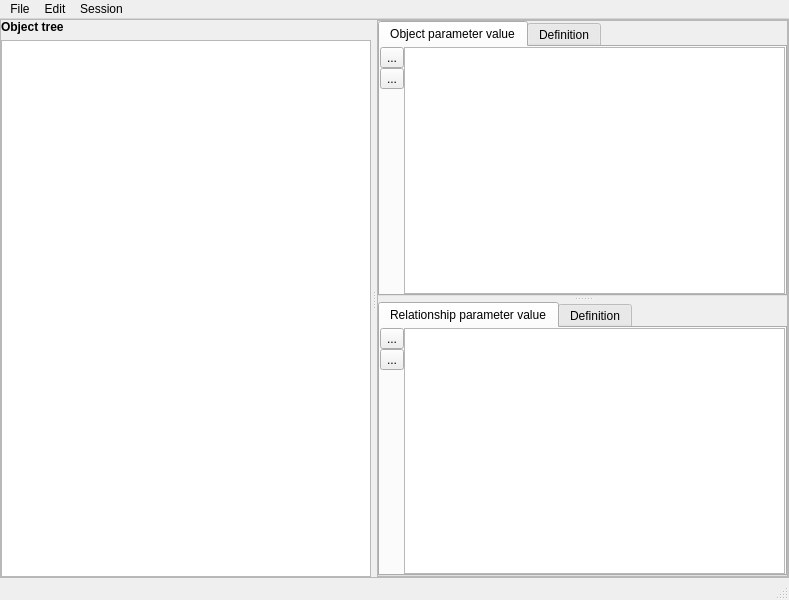
<?xml version="1.0" encoding="UTF-8"?>
<!--
#############################################################################
# Copyright (C) 2017 - 2018 VTT Technical Research Centre of Finland
#
# This file is part of Spine Toolbox.
#
# Spine Toolbox is free software: you can redistribute it and/or modify
# it under the terms of the GNU Lesser General Public License as published by
# the Free Software Foundation, either version 3 of the License, or
# (at your option) any later version.
#
# This program is distributed in the hope that it will be useful,
# but WITHOUT ANY WARRANTY; without even the implied warranty of
# MERCHANTABILITY or FITNESS FOR A PARTICULAR PURPOSE.  See the
# GNU Lesser General Public License for more details.
#
# You should have received a copy of the GNU Lesser General Public License
# along with this program.  If not, see <http://www.gnu.org/licenses/>.
#############################################################################
-->
<ui version="4.0">
 <class>MainWindow</class>
 <widget class="QMainWindow" name="MainWindow">
  <property name="geometry">
   <rect>
    <x>0</x>
    <y>0</y>
    <width>789</width>
    <height>600</height>
   </rect>
  </property>
  <property name="windowTitle">
   <string>MainWindow</string>
  </property>
  <widget class="QWidget" name="centralwidget">
   <layout class="QVBoxLayout" name="verticalLayout_10">
    <property name="spacing">
     <number>0</number>
    </property>
    <property name="leftMargin">
     <number>0</number>
    </property>
    <property name="topMargin">
     <number>0</number>
    </property>
    <property name="rightMargin">
     <number>0</number>
    </property>
    <property name="bottomMargin">
     <number>0</number>
    </property>
    <item>
     <widget class="QSplitter" name="splitter_tree_parameter">
      <property name="frameShape">
       <enum>QFrame::StyledPanel</enum>
      </property>
      <property name="orientation">
       <enum>Qt::Horizontal</enum>
      </property>
      <property name="handleWidth">
       <number>6</number>
      </property>
      <widget class="QWidget" name="layoutWidget">
       <layout class="QVBoxLayout" name="verticalLayout_3">
        <property name="spacing">
         <number>6</number>
        </property>
        <item>
         <widget class="QLabel" name="label_object_tree">
          <property name="font">
           <font>
            <weight>75</weight>
            <bold>true</bold>
           </font>
          </property>
          <property name="text">
           <string>&lt;html&gt;&lt;head/&gt;&lt;body&gt;&lt;p&gt;Object tree&lt;/p&gt;&lt;/body&gt;&lt;/html&gt;</string>
          </property>
         </widget>
        </item>
        <item>
         <widget class="ObjectTreeView" name="treeView_object">
          <property name="sizePolicy">
           <sizepolicy hsizetype="Expanding" vsizetype="Expanding">
            <horstretch>1</horstretch>
            <verstretch>0</verstretch>
           </sizepolicy>
          </property>
          <property name="contextMenuPolicy">
           <enum>Qt::CustomContextMenu</enum>
          </property>
          <property name="editTriggers">
           <set>QAbstractItemView::EditKeyPressed</set>
          </property>
          <property name="selectionMode">
           <enum>QAbstractItemView::ExtendedSelection</enum>
          </property>
         </widget>
        </item>
       </layout>
      </widget>
      <widget class="QWidget" name="layoutWidget_2">
       <layout class="QHBoxLayout" name="horizontalLayout_6">
        <item>
         <widget class="QSplitter" name="splitter">
          <property name="sizePolicy">
           <sizepolicy hsizetype="Preferred" vsizetype="Expanding">
            <horstretch>2</horstretch>
            <verstretch>0</verstretch>
           </sizepolicy>
          </property>
          <property name="frameShape">
           <enum>QFrame::StyledPanel</enum>
          </property>
          <property name="orientation">
           <enum>Qt::Vertical</enum>
          </property>
          <property name="handleWidth">
           <number>6</number>
          </property>
          <widget class="QTabWidget" name="tabWidget_object">
           <property name="sizePolicy">
            <sizepolicy hsizetype="Expanding" vsizetype="Expanding">
             <horstretch>2</horstretch>
             <verstretch>0</verstretch>
            </sizepolicy>
           </property>
           <property name="font">
            <font>
             <weight>50</weight>
             <bold>false</bold>
            </font>
           </property>
           <property name="contextMenuPolicy">
            <enum>Qt::CustomContextMenu</enum>
           </property>
           <property name="layoutDirection">
            <enum>Qt::LeftToRight</enum>
           </property>
           <property name="tabPosition">
            <enum>QTabWidget::North</enum>
           </property>
           <property name="currentIndex">
            <number>0</number>
           </property>
           <property name="tabBarAutoHide">
            <bool>false</bool>
           </property>
           <widget class="QWidget" name="tab_object_parameter_value">
            <attribute name="icon">
             <iconset resource="resources/resources_icons.qrc">
              <normaloff>:/icons/object_parameter_icon.png</normaloff>:/icons/object_parameter_icon.png</iconset>
            </attribute>
            <attribute name="title">
             <string>Object parameter value</string>
            </attribute>
            <layout class="QVBoxLayout" name="verticalLayout_4">
             <property name="spacing">
              <number>0</number>
             </property>
             <property name="leftMargin">
              <number>0</number>
             </property>
             <property name="topMargin">
              <number>0</number>
             </property>
             <property name="rightMargin">
              <number>0</number>
             </property>
             <property name="bottomMargin">
              <number>0</number>
             </property>
             <item>
              <layout class="QHBoxLayout" name="horizontalLayout">
               <property name="spacing">
                <number>0</number>
               </property>
               <item>
                <layout class="QVBoxLayout" name="verticalLayout_2">
                 <property name="spacing">
                  <number>0</number>
                 </property>
                 <item>
                  <widget class="QToolButton" name="toolButton_add_object_parameter_values">
                   <property name="text">
                    <string>...</string>
                   </property>
                   <property name="iconSize">
                    <size>
                     <width>16</width>
                     <height>16</height>
                    </size>
                   </property>
                  </widget>
                 </item>
                 <item>
                  <widget class="QToolButton" name="toolButton_remove_object_parameter_values">
                   <property name="text">
                    <string>...</string>
                   </property>
                   <property name="iconSize">
                    <size>
                     <width>16</width>
                     <height>16</height>
                    </size>
                   </property>
                   <property name="shortcut">
                    <string>Ctrl+S</string>
                   </property>
                  </widget>
                 </item>
                 <item>
                  <spacer name="verticalSpacer_3">
                   <property name="orientation">
                    <enum>Qt::Vertical</enum>
                   </property>
                   <property name="sizeHint" stdset="0">
                    <size>
                     <width>20</width>
                     <height>40</height>
                    </size>
                   </property>
                  </spacer>
                 </item>
                </layout>
               </item>
               <item>
                <widget class="ParameterTableView" name="tableView_object_parameter_value">
                 <property name="sizePolicy">
                  <sizepolicy hsizetype="Expanding" vsizetype="Expanding">
                   <horstretch>2</horstretch>
                   <verstretch>0</verstretch>
                  </sizepolicy>
                 </property>
                 <property name="font">
                  <font>
                   <weight>50</weight>
                   <bold>false</bold>
                  </font>
                 </property>
                 <property name="contextMenuPolicy">
                  <enum>Qt::CustomContextMenu</enum>
                 </property>
                 <property name="tabKeyNavigation">
                  <bool>false</bool>
                 </property>
                 <property name="selectionBehavior">
                  <enum>QAbstractItemView::SelectItems</enum>
                 </property>
                 <property name="sortingEnabled">
                  <bool>false</bool>
                 </property>
                 <property name="wordWrap">
                  <bool>false</bool>
                 </property>
                 <attribute name="horizontalHeaderHighlightSections">
                  <bool>false</bool>
                 </attribute>
                 <attribute name="verticalHeaderVisible">
                  <bool>false</bool>
                 </attribute>
                 <attribute name="verticalHeaderHighlightSections">
                  <bool>false</bool>
                 </attribute>
                 <attribute name="verticalHeaderMinimumSectionSize">
                  <number>20</number>
                 </attribute>
                </widget>
               </item>
              </layout>
             </item>
            </layout>
           </widget>
           <widget class="QWidget" name="tab_object_parameter">
            <attribute name="title">
             <string>Definition</string>
            </attribute>
            <layout class="QVBoxLayout" name="verticalLayout_6">
             <property name="spacing">
              <number>0</number>
             </property>
             <property name="leftMargin">
              <number>0</number>
             </property>
             <property name="topMargin">
              <number>0</number>
             </property>
             <property name="rightMargin">
              <number>0</number>
             </property>
             <property name="bottomMargin">
              <number>0</number>
             </property>
             <item>
              <layout class="QHBoxLayout" name="horizontalLayout_5">
               <property name="spacing">
                <number>0</number>
               </property>
               <item>
                <layout class="QVBoxLayout" name="verticalLayout_5">
                 <item>
                  <widget class="QToolButton" name="toolButton_add_object_parameters">
                   <property name="text">
                    <string>...</string>
                   </property>
                  </widget>
                 </item>
                 <item>
                  <widget class="QToolButton" name="toolButton_remove_object_parameters">
                   <property name="text">
                    <string>...</string>
                   </property>
                  </widget>
                 </item>
                 <item>
                  <spacer name="verticalSpacer_4">
                   <property name="orientation">
                    <enum>Qt::Vertical</enum>
                   </property>
                   <property name="sizeHint" stdset="0">
                    <size>
                     <width>20</width>
                     <height>40</height>
                    </size>
                   </property>
                  </spacer>
                 </item>
                </layout>
               </item>
               <item>
                <widget class="ParameterTableView" name="tableView_object_parameter">
                 <property name="sizePolicy">
                  <sizepolicy hsizetype="Expanding" vsizetype="Expanding">
                   <horstretch>2</horstretch>
                   <verstretch>0</verstretch>
                  </sizepolicy>
                 </property>
                 <property name="contextMenuPolicy">
                  <enum>Qt::CustomContextMenu</enum>
                 </property>
                 <property name="tabKeyNavigation">
                  <bool>false</bool>
                 </property>
                 <property name="selectionBehavior">
                  <enum>QAbstractItemView::SelectItems</enum>
                 </property>
                 <property name="sortingEnabled">
                  <bool>false</bool>
                 </property>
                 <property name="wordWrap">
                  <bool>false</bool>
                 </property>
                 <attribute name="horizontalHeaderHighlightSections">
                  <bool>false</bool>
                 </attribute>
                 <attribute name="horizontalHeaderShowSortIndicator" stdset="0">
                  <bool>false</bool>
                 </attribute>
                 <attribute name="verticalHeaderVisible">
                  <bool>false</bool>
                 </attribute>
                 <attribute name="verticalHeaderHighlightSections">
                  <bool>false</bool>
                 </attribute>
                </widget>
               </item>
              </layout>
             </item>
            </layout>
           </widget>
          </widget>
          <widget class="QTabWidget" name="tabWidget_relationship">
           <property name="sizePolicy">
            <sizepolicy hsizetype="Expanding" vsizetype="Expanding">
             <horstretch>2</horstretch>
             <verstretch>0</verstretch>
            </sizepolicy>
           </property>
           <property name="font">
            <font>
             <weight>50</weight>
             <bold>false</bold>
            </font>
           </property>
           <property name="contextMenuPolicy">
            <enum>Qt::CustomContextMenu</enum>
           </property>
           <property name="tabPosition">
            <enum>QTabWidget::North</enum>
           </property>
           <property name="currentIndex">
            <number>0</number>
           </property>
           <widget class="QWidget" name="tab_relationship_parameter_value">
            <attribute name="icon">
             <iconset resource="resources/resources_icons.qrc">
              <normaloff>:/icons/relationship_parameter_icon.png</normaloff>:/icons/relationship_parameter_icon.png</iconset>
            </attribute>
            <attribute name="title">
             <string>Relationship parameter value</string>
            </attribute>
            <layout class="QVBoxLayout" name="verticalLayout_8">
             <property name="spacing">
              <number>0</number>
             </property>
             <property name="leftMargin">
              <number>0</number>
             </property>
             <property name="topMargin">
              <number>0</number>
             </property>
             <property name="rightMargin">
              <number>0</number>
             </property>
             <property name="bottomMargin">
              <number>0</number>
             </property>
             <item>
              <layout class="QHBoxLayout" name="horizontalLayout_2">
               <property name="spacing">
                <number>0</number>
               </property>
               <item>
                <layout class="QVBoxLayout" name="verticalLayout">
                 <item>
                  <widget class="QToolButton" name="toolButton_add_relationship_parameter_values">
                   <property name="text">
                    <string>...</string>
                   </property>
                  </widget>
                 </item>
                 <item>
                  <widget class="QToolButton" name="toolButton_remove_relationship_parameter_values">
                   <property name="text">
                    <string>...</string>
                   </property>
                  </widget>
                 </item>
                 <item>
                  <spacer name="verticalSpacer">
                   <property name="orientation">
                    <enum>Qt::Vertical</enum>
                   </property>
                   <property name="sizeHint" stdset="0">
                    <size>
                     <width>20</width>
                     <height>40</height>
                    </size>
                   </property>
                  </spacer>
                 </item>
                </layout>
               </item>
               <item>
                <widget class="ParameterTableView" name="tableView_relationship_parameter_value">
                 <property name="sizePolicy">
                  <sizepolicy hsizetype="Expanding" vsizetype="Expanding">
                   <horstretch>2</horstretch>
                   <verstretch>0</verstretch>
                  </sizepolicy>
                 </property>
                 <property name="contextMenuPolicy">
                  <enum>Qt::CustomContextMenu</enum>
                 </property>
                 <property name="tabKeyNavigation">
                  <bool>false</bool>
                 </property>
                 <property name="selectionBehavior">
                  <enum>QAbstractItemView::SelectItems</enum>
                 </property>
                 <property name="sortingEnabled">
                  <bool>false</bool>
                 </property>
                 <property name="wordWrap">
                  <bool>false</bool>
                 </property>
                 <attribute name="horizontalHeaderHighlightSections">
                  <bool>false</bool>
                 </attribute>
                 <attribute name="verticalHeaderVisible">
                  <bool>false</bool>
                 </attribute>
                 <attribute name="verticalHeaderHighlightSections">
                  <bool>false</bool>
                 </attribute>
                </widget>
               </item>
              </layout>
             </item>
            </layout>
           </widget>
           <widget class="QWidget" name="tab_relationship_parameter">
            <attribute name="title">
             <string>Definition</string>
            </attribute>
            <layout class="QVBoxLayout" name="verticalLayout_9">
             <property name="spacing">
              <number>0</number>
             </property>
             <property name="leftMargin">
              <number>0</number>
             </property>
             <property name="topMargin">
              <number>0</number>
             </property>
             <property name="rightMargin">
              <number>0</number>
             </property>
             <property name="bottomMargin">
              <number>0</number>
             </property>
             <item>
              <layout class="QHBoxLayout" name="horizontalLayout_3">
               <property name="spacing">
                <number>0</number>
               </property>
               <item>
                <layout class="QVBoxLayout" name="verticalLayout_7">
                 <item>
                  <widget class="QToolButton" name="toolButton_add_relationship_parameters">
                   <property name="text">
                    <string>...</string>
                   </property>
                  </widget>
                 </item>
                 <item>
                  <widget class="QToolButton" name="toolButton_remove_relationship_parameters">
                   <property name="text">
                    <string>...</string>
                   </property>
                  </widget>
                 </item>
                 <item>
                  <spacer name="verticalSpacer_2">
                   <property name="orientation">
                    <enum>Qt::Vertical</enum>
                   </property>
                   <property name="sizeHint" stdset="0">
                    <size>
                     <width>20</width>
                     <height>40</height>
                    </size>
                   </property>
                  </spacer>
                 </item>
                </layout>
               </item>
               <item>
                <widget class="ParameterTableView" name="tableView_relationship_parameter">
                 <property name="sizePolicy">
                  <sizepolicy hsizetype="Expanding" vsizetype="Expanding">
                   <horstretch>2</horstretch>
                   <verstretch>0</verstretch>
                  </sizepolicy>
                 </property>
                 <property name="contextMenuPolicy">
                  <enum>Qt::CustomContextMenu</enum>
                 </property>
                 <property name="tabKeyNavigation">
                  <bool>false</bool>
                 </property>
                 <property name="selectionBehavior">
                  <enum>QAbstractItemView::SelectItems</enum>
                 </property>
                 <property name="sortingEnabled">
                  <bool>false</bool>
                 </property>
                 <property name="wordWrap">
                  <bool>false</bool>
                 </property>
                 <attribute name="horizontalHeaderHighlightSections">
                  <bool>false</bool>
                 </attribute>
                 <attribute name="verticalHeaderVisible">
                  <bool>false</bool>
                 </attribute>
                 <attribute name="verticalHeaderHighlightSections">
                  <bool>false</bool>
                 </attribute>
                </widget>
               </item>
              </layout>
             </item>
            </layout>
           </widget>
          </widget>
         </widget>
        </item>
       </layout>
      </widget>
     </widget>
    </item>
   </layout>
  </widget>
  <widget class="QMenuBar" name="menubar">
   <property name="geometry">
    <rect>
     <x>0</x>
     <y>0</y>
     <width>789</width>
     <height>27</height>
    </rect>
   </property>
   <property name="nativeMenuBar">
    <bool>false</bool>
   </property>
   <widget class="QMenu" name="menuSession">
    <property name="title">
     <string>Session</string>
    </property>
    <addaction name="actionCommit"/>
    <addaction name="actionRollback"/>
   </widget>
   <widget class="QMenu" name="menuEdit">
    <property name="title">
     <string>Edit</string>
    </property>
    <addaction name="actionCopy"/>
    <addaction name="actionPaste"/>
    <addaction name="actionPaste_into_new_rows"/>
    <addaction name="separator"/>
    <addaction name="actionAdd_object_classes"/>
    <addaction name="actionAdd_objects"/>
    <addaction name="actionAdd_relationship_classes"/>
    <addaction name="actionAdd_relationships"/>
    <addaction name="separator"/>
    <addaction name="actionAdd_object_parameters"/>
    <addaction name="actionAdd_object_parameter_values"/>
    <addaction name="actionAdd_relationship_parameters"/>
    <addaction name="actionAdd_relationship_parameter_values"/>
   </widget>
   <widget class="QMenu" name="menuFile">
    <property name="title">
     <string>File</string>
    </property>
    <addaction name="actionImport"/>
    <addaction name="actionExport"/>
    <addaction name="separator"/>
    <addaction name="actionQuit"/>
   </widget>
   <addaction name="menuFile"/>
   <addaction name="menuEdit"/>
   <addaction name="menuSession"/>
  </widget>
  <widget class="QStatusBar" name="statusbar"/>
  <action name="actionCommit">
   <property name="icon">
    <iconset resource="resources/resources_icons.qrc">
     <normaloff>:/icons/ok.png</normaloff>:/icons/ok.png</iconset>
   </property>
   <property name="text">
    <string>Commit</string>
   </property>
   <property name="shortcut">
    <string>Ctrl+Return</string>
   </property>
  </action>
  <action name="actionRollback">
   <property name="icon">
    <iconset resource="resources/resources_icons.qrc">
     <normaloff>:/icons/nok.png</normaloff>:/icons/nok.png</iconset>
   </property>
   <property name="text">
    <string>Rollback</string>
   </property>
   <property name="shortcut">
    <string>Ctrl+Backspace</string>
   </property>
  </action>
  <action name="actionQuit">
   <property name="text">
    <string>Close</string>
   </property>
   <property name="shortcut">
    <string>Esc</string>
   </property>
  </action>
  <action name="actionAdd_object_classes">
   <property name="icon">
    <iconset resource="resources/resources_icons.qrc">
     <normaloff>:/icons/plus_object_icon.png</normaloff>:/icons/plus_object_icon.png</iconset>
   </property>
   <property name="text">
    <string>Add object classes</string>
   </property>
   <property name="toolTip">
    <string>Add object classes</string>
   </property>
   <property name="shortcut">
    <string>Ctrl+Shift+O</string>
   </property>
  </action>
  <action name="actionAdd_objects">
   <property name="icon">
    <iconset resource="resources/resources_icons.qrc">
     <normaloff>:/icons/plus_object_icon.png</normaloff>:/icons/plus_object_icon.png</iconset>
   </property>
   <property name="text">
    <string>Add objects</string>
   </property>
   <property name="toolTip">
    <string>Add objects</string>
   </property>
   <property name="shortcut">
    <string>Ctrl+O</string>
   </property>
  </action>
  <action name="actionAdd_relationship_classes">
   <property name="icon">
    <iconset resource="resources/resources_icons.qrc">
     <normaloff>:/icons/plus_relationship_icon.png</normaloff>:/icons/plus_relationship_icon.png</iconset>
   </property>
   <property name="text">
    <string>Add relationship classes</string>
   </property>
   <property name="toolTip">
    <string>Add relationship classes</string>
   </property>
   <property name="shortcut">
    <string>Ctrl+Shift+R</string>
   </property>
  </action>
  <action name="actionAdd_relationships">
   <property name="icon">
    <iconset resource="resources/resources_icons.qrc">
     <normaloff>:/icons/plus_relationship_icon.png</normaloff>:/icons/plus_relationship_icon.png</iconset>
   </property>
   <property name="text">
    <string>Add relationships</string>
   </property>
   <property name="toolTip">
    <string>Add relationships</string>
   </property>
   <property name="shortcut">
    <string>Ctrl+R</string>
   </property>
  </action>
  <action name="actionAdd_parameters">
   <property name="text">
    <string>Add parameters</string>
   </property>
   <property name="toolTip">
    <string>Add parameters</string>
   </property>
   <property name="shortcut">
    <string>Ctrl+Shift+P</string>
   </property>
  </action>
  <action name="actionAdd_parameter_values">
   <property name="text">
    <string>Add parameter values</string>
   </property>
   <property name="toolTip">
    <string>Add parameter values</string>
   </property>
   <property name="shortcut">
    <string>Ctrl+P</string>
   </property>
  </action>
  <action name="actionImport">
   <property name="icon">
    <iconset resource="resources/resources_icons.qrc">
     <normaloff>:/icons/import.png</normaloff>:/icons/import.png</iconset>
   </property>
   <property name="text">
    <string>Import</string>
   </property>
   <property name="shortcut">
    <string>Ctrl+I</string>
   </property>
  </action>
  <action name="actionExport">
   <property name="text">
    <string>Export</string>
   </property>
   <property name="shortcut">
    <string>Ctrl+E</string>
   </property>
  </action>
  <action name="actionConnect">
   <property name="text">
    <string>Connect</string>
   </property>
  </action>
  <action name="actionCopy">
   <property name="text">
    <string>Copy</string>
   </property>
   <property name="shortcut">
    <string>Ctrl+C</string>
   </property>
  </action>
  <action name="actionPaste">
   <property name="text">
    <string>Paste</string>
   </property>
   <property name="shortcut">
    <string>Ctrl+V</string>
   </property>
  </action>
  <action name="actionAdd_object_parameters">
   <property name="icon">
    <iconset resource="resources/resources_icons.qrc">
     <normaloff>:/icons/plus_object_parameter_icon.png</normaloff>:/icons/plus_object_parameter_icon.png</iconset>
   </property>
   <property name="text">
    <string>Add object parameter definitions</string>
   </property>
  </action>
  <action name="actionAdd_object_parameter_values">
   <property name="icon">
    <iconset resource="resources/resources_icons.qrc">
     <normaloff>:/icons/plus_object_parameter_icon.png</normaloff>:/icons/plus_object_parameter_icon.png</iconset>
   </property>
   <property name="text">
    <string>Add object parameter values</string>
   </property>
  </action>
  <action name="actionRemove_object_parameter_values">
   <property name="icon">
    <iconset resource="resources/resources_icons.qrc">
     <normaloff>:/icons/minus_object_parameter_icon.png</normaloff>:/icons/minus_object_parameter_icon.png</iconset>
   </property>
   <property name="text">
    <string>Remove object parameter values</string>
   </property>
  </action>
  <action name="actionAdd_relationship_parameters">
   <property name="icon">
    <iconset resource="resources/resources_icons.qrc">
     <normaloff>:/icons/plus_relationship_parameter_icon.png</normaloff>:/icons/plus_relationship_parameter_icon.png</iconset>
   </property>
   <property name="text">
    <string>Add relationship parameter definitions</string>
   </property>
  </action>
  <action name="actionAdd_relationship_parameter_values">
   <property name="icon">
    <iconset resource="resources/resources_icons.qrc">
     <normaloff>:/icons/plus_relationship_parameter_icon.png</normaloff>:/icons/plus_relationship_parameter_icon.png</iconset>
   </property>
   <property name="text">
    <string>Add relationship parameter values</string>
   </property>
  </action>
  <action name="actionRemove_relationship_parameter_values">
   <property name="icon">
    <iconset resource="resources/resources_icons.qrc">
     <normaloff>:/icons/minus_relationship_parameter_icon.png</normaloff>:/icons/minus_relationship_parameter_icon.png</iconset>
   </property>
   <property name="text">
    <string>Remove relationship parameter values</string>
   </property>
  </action>
  <action name="actionRemove_object_parameters">
   <property name="icon">
    <iconset resource="resources/resources_icons.qrc">
     <normaloff>:/icons/minus_object_parameter_icon.png</normaloff>:/icons/minus_object_parameter_icon.png</iconset>
   </property>
   <property name="text">
    <string>Remove object parameter definitions</string>
   </property>
  </action>
  <action name="actionRemove_relationship_parameters">
   <property name="icon">
    <iconset resource="resources/resources_icons.qrc">
     <normaloff>:/icons/minus_relationship_parameter_icon.png</normaloff>:/icons/minus_relationship_parameter_icon.png</iconset>
   </property>
   <property name="text">
    <string>Remove relationship parameter definitions</string>
   </property>
  </action>
  <action name="actionPaste_into_new_rows">
   <property name="text">
    <string>Paste into new row(s)</string>
   </property>
   <property name="shortcut">
    <string>Ctrl+Shift+V</string>
   </property>
  </action>
 </widget>
 <customwidgets>
  <customwidget>
   <class>ObjectTreeView</class>
   <extends>QTreeView</extends>
   <header>widgets/custom_qtreeview.h</header>
  </customwidget>
  <customwidget>
   <class>ParameterTableView</class>
   <extends>QTableView</extends>
   <header>widgets/custom_qtableview.h</header>
  </customwidget>
 </customwidgets>
 <resources>
  <include location="resources/resources_icons.qrc"/>
 </resources>
 <connections/>
</ui>
